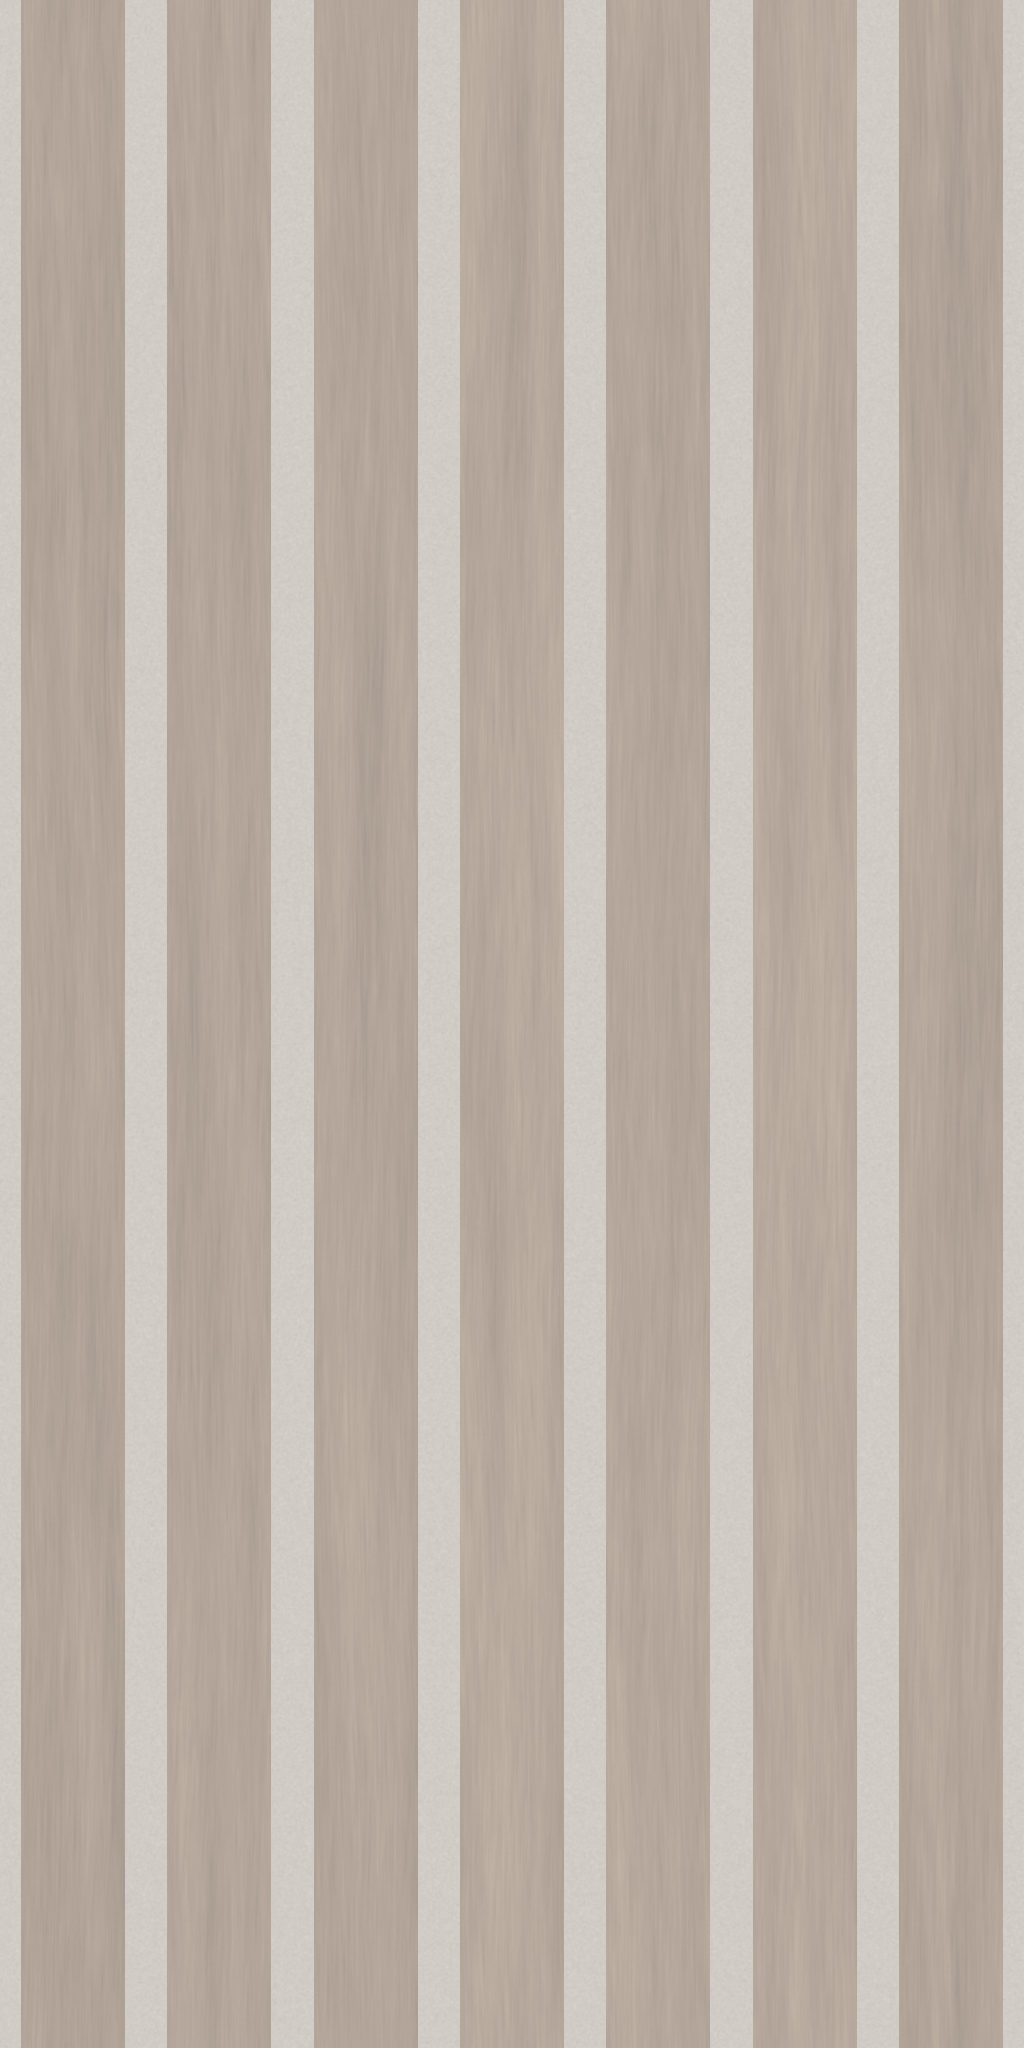

This chart was generated by the following Python code:
import json
import io
from pathlib import Path

import numpy as np
from PIL import Image, ImageDraw, ImageCms
from scipy.ndimage import gaussian_filter, map_coordinates

ROOT = Path(__file__).resolve().parent
W, H = 1024, 2048
FACE, GAP, COUNT = 1.20, 0.49, 7
PITCH = FACE + GAP
WIDTH, HEIGHT = COUNT * PITCH, COUNT * PITCH * 2
rng = np.random.default_rng(72819)


def noise(shape, sy, sx):
    a = gaussian_filter(rng.standard_normal(shape), (sy, sx), mode='wrap')
    return a / max(a.std(), 1e-8)


# Sample only material colors; no photograph pixels enter the synthesized grain.
source = Image.open(ROOT / 'main.jpg')
if source.info.get('icc_profile'):
    source = ImageCms.profileToProfile(source, ImageCms.ImageCmsProfile(io.BytesIO(source.info['icc_profile'])), ImageCms.createProfile('sRGB'), outputMode='RGB')
photo = np.asarray(source.resize((1600, 1600), Image.Resampling.LANCZOS), dtype=float)
wood_samples = [photo[570:595, 790:870], photo[415:440, 690:770],
                photo[780:805, 1000:1080], photo[955:980, 1250:1330]]
wood_base = np.median(np.concatenate([a.reshape(-1, 3) for a in wood_samples]), axis=0)
felt_samples = [photo[200:211, 990:1010]]
felt_base = np.median(np.concatenate([a.reshape(-1, 3) for a in felt_samples]), axis=0)
# The visible light felt flank is the reference, rather than its occluded apex.

x = (np.arange(W) + 0.5) * WIDTH / W
y = (np.arange(H) + 0.5) * HEIGHT / H
xx, yy = np.meshgrid(x, y)
local = xx % PITCH
face = (local >= GAP / 2) & (local < GAP / 2 + FACE)
slat = np.floor(xx / PITCH).astype(int)
fine = noise((H, W), 0.65, 0.65)
felt = noise((H, W), 0.8, 0.8)
color = np.empty((H, W, 3), dtype=float)
color[:] = felt_base + (felt * 1.7)[..., None]
grain_height = np.zeros((H, W))

for k in range(COUNT):
    # Periodic, flowing longitudinal pores and growth bands, unique to each slat.
    theta = 2 * np.pi * yy / HEIGHT
    phase = rng.uniform(0, 2 * np.pi)
    warp = (0.040 * np.sin(theta + phase) + 0.018 * np.sin(3 * theta + phase * 2)
            + 0.006 * np.sin(7 * theta + phase))
    u = local - GAP / 2 + warp
    broad = noise((H, W), 130, 7)
    fibers = noise((H, W), 17, 0.7)
    pores = noise((H, W), 5, 0.55)
    warped = map_coordinates(fibers, [np.broadcast_to(np.arange(H)[:, None], (H, W)),
                                    np.arange(W)[None, :] + warp * W / WIDTH], mode='grid-wrap', order=1)
    rings = np.sin(2 * np.pi * (u * 13.5 + 0.20 * np.sin(theta * 2 + phase)))
    latewood = np.maximum(rings - 0.55, 0) ** 2
    # Very restrained cathedrals prevent the veneer reading as uniform pinstripes.
    arch = np.cos(theta + phase)
    cathedral = np.sin(2 * np.pi * (u * 5 + 1.1 * arch + 0.28 * np.cos(2 * theta + phase)))
    g = (2.3 * broad + 2.0 * warped + 0.65 * pores + 0.45 * fine
         - 4.0 * latewood + 0.8 * cathedral)
    tone = rng.normal(0, 2.0)
    c = wood_base + tone * np.array([1.0, 0.91, 0.78]) + g[..., None] * np.array([1, 0.91, 0.76])
    mask = face & (slat == k)
    color[mask] = c[mask]
    grain_height[mask] = (0.00020 * warped + 0.00008 * pores)[mask]

# A 90-degree V drops half the groove width, leaving the specified felt backbone.
distance_to_apex = np.minimum(local, PITCH - local)
height = np.minimum(distance_to_apex, GAP / 2)
height = gaussian_filter(height, (0, 0.35), mode='wrap')
height += grain_height + (~face) * felt * 0.00018
# Image rows point down; tangent-space green points up (OpenGL).
dx = (np.roll(height, -1, 1) - np.roll(height, 1, 1)) / (2 * WIDTH / W)
dy = (np.roll(height, -1, 0) - np.roll(height, 1, 0)) / (2 * HEIGHT / H)
n = np.stack([-dx, dy, np.ones_like(dx)], axis=-1)
n /= np.linalg.norm(n, axis=-1, keepdims=True)
albedo = np.uint8(np.clip(np.rint(color), 0, 255))
normal = np.uint8(np.clip(np.rint((n * 0.5 + 0.5) * 255), 0, 255))
Image.fromarray(albedo).save(ROOT / 'texture.png')
Image.fromarray(normal).save(ROOT / 'normal.png')
metadata = {
    'repeatWidthIn': round(WIDTH, 4),
    'repeatHeightIn': round(HEIGHT, 4),
    'depthIn': 0.35,
    'note': 'Manufacturer spec overrides photo estimates: seven 1.20 in white-oak faces on 1.69 in pitches with 0.49 in, 90-degree V-grooves cut 6.2 mm into 9 mm felt (2.8 mm backbone, no rigid core); seven pitches total 11.83 in versus the listed 11.80 in panel width. The tile is seven pitches wide and 23.66 in tall, with muted pale oak and oatmeal-beige felt colors sampled from main.jpg; grain is synthesized and periodic with no baked lighting.'
}
(ROOT / 'texture.json').write_text(json.dumps(metadata, indent=2) + '\n')

light = np.array([-0.55, 0.65, 0.65])
light /= np.linalg.norm(light)
shade = 0.40 + 0.60 * np.maximum(np.sum(n * light, axis=-1), 0)
shaded = np.uint8(np.clip(color * shade[..., None], 0, 255))
thumb_size = (360, 720)
left = Image.fromarray(albedo).resize(thumb_size, Image.Resampling.LANCZOS)
right = Image.fromarray(shaded).resize(thumb_size, Image.Resampling.LANCZOS)
preview = Image.new('RGB', (2184, 2200), '#eeece8')
for row in range(3):
    for col in range(3):
        preview.paste(left, (col * 360, 40 + row * 720))
        preview.paste(right, (1104 + col * 360, 40 + row * 720))
draw = ImageDraw.Draw(preview)
draw.text((12, 12), 'Albedo | 3 x 3 | 35.49 x 70.98 in', fill='#302c28')
draw.text((1116, 12), 'Normal-map lighting | upper-left light | 3 x 3', fill='#302c28')
preview.save(ROOT / 'preview.png')
print(json.dumps({'dimensions': [W, H], 'woodRGB': wood_base.tolist(), 'feltRGB': felt_base.tolist(), **metadata}, indent=2))
for name, a in [('albedo', albedo.astype(float)), ('normal', normal.astype(float))]:
    print(name, 'wrap mean differences x/y:', np.abs(a[:, 0] - a[:, -1]).mean(), np.abs(a[0] - a[-1]).mean())
assert W / H == WIDTH / HEIGHT
